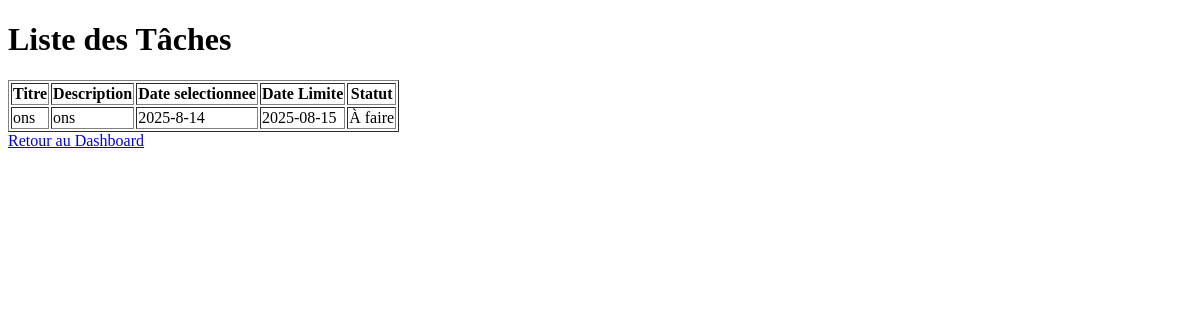
Page /listeTaches (signed in) on the earlier database version.
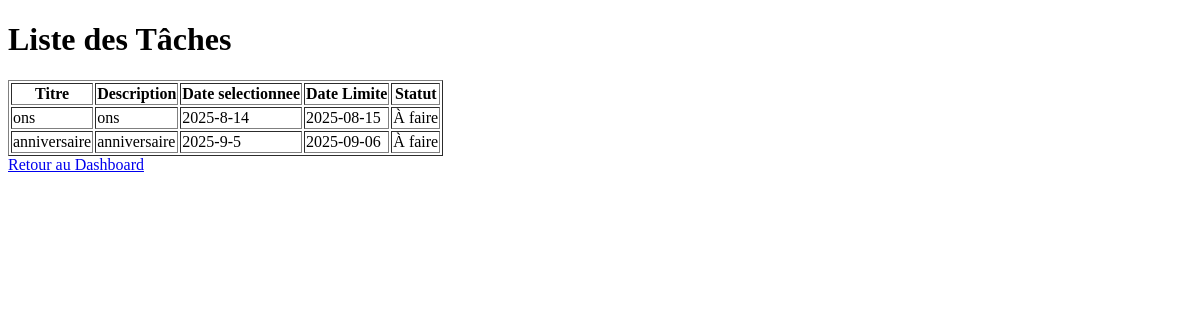
Same page on the later database version.
### tables this page shows
CREATE TABLE taches (
    idTache INTEGER PRIMARY KEY AUTOINCREMENT,
    idUtilisateur INTEGER,
    titre TEXT,
    description TEXT,
    deadline DATE,
    statut TEXT,
    selectedday DATE,
    FOREIGN KEY (idUtilisateur) REFERENCES utilisateurs(idUtilisateur)
);

### app.py (the view)
@app.route("/listeTaches")
def liste_taches():
    if "utilisateur_id" not in session:
        return redirect("/login")
    utilisateur_id = session["utilisateur_id"]
    conn = get_db_connection()
    taches = conn.execute(
        "SELECT * FROM taches WHERE idUtilisateur = ?",
        (utilisateur_id,)
    ).fetchall()
    conn.close()
    return render_template("liste_taches.html", taches=taches)

### app.py (called while the page is built)
def get_db_connection():
    conn = sqlite3.connect("carnet_contactsN.db")
    conn.row_factory = sqlite3.Row
    return conn

### templates/liste_taches.html (shortened to what this page needs)
<!DOCTYPE html>
<html lang="fr">
<head>
</head>
<body>
    <h1>Liste des Tâches</h1>
    <table border="1">
        <thead>
            <tr>
                <th>Titre</th>
                <th>Description</th>
                <th>Date selectionnee</th>
                <th>Date Limite</th>
                <th>Statut</th>
            </tr>
        </thead>
        <tbody>
            {% for tache in taches %}
                <tr>
                    <td>{{ tache['titre'] }}</td>
                    <td>{{ tache['description'] }}</td>
                    <td>{{ tache['selectedday'] }}</td>
                    <td>{{ tache['deadline'] }}</td>
                    <td>{{ tache['statut'] }}</td>
                </tr>
            {% endfor %}
        </tbody>
    </table>
    <a href="/dashboard">Retour au Dashboard</a>
</body>
</html>

Differences in the rows shown:
added taches: titre "anniversaire", description "anniversaire", selectedday "2025-9-5", deadline "2025-09-06", statut "À faire"
